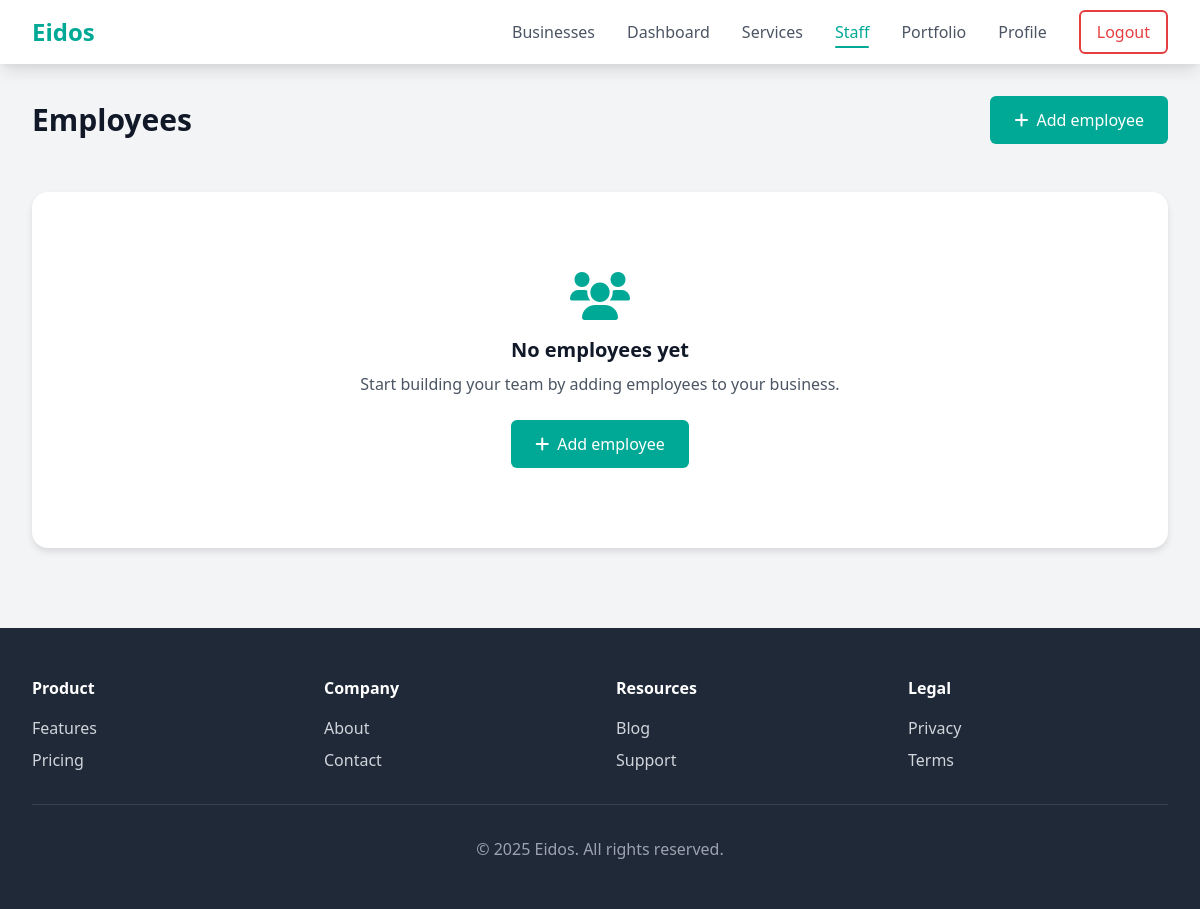
Page /business/dashboard/employees/ (signed in) on the earlier database version.
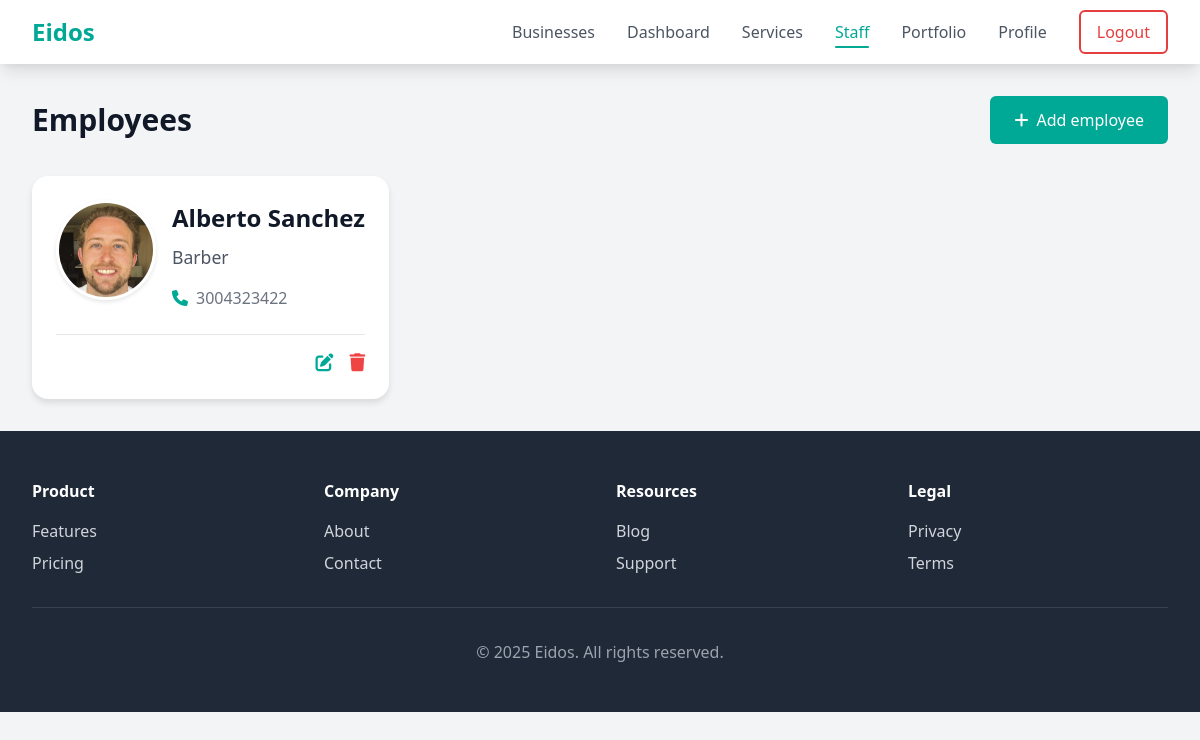
Same page on the later database version.
### business/models.py (models this page shows, shortened)
class Employee(models.Model):
    business = models.ForeignKey(BusinessAccount, on_delete=models.CASCADE, related_name='employees', default=get_default_business)
    name = models.CharField(max_length=100)
    photo = models.ImageField(upload_to='employees/photos/', blank=True, null=True)
    job_description = models.TextField()
    phone = models.CharField(max_length=20)

### business/views.py (the view)
# urls.py: path('dashboard/employees/', views.listEmployee, name="employee_list"),
@login_required
def listEmployee(request):
    try:
        business = BusinessAccount.objects.get(user=request.user)
    except BusinessAccount.DoesNotExist:
        messages.error(request, "Business profile not found")
        return redirect('home')
    employees = Employee.objects.filter(business=business)
    return render(request, 'employee_list.html', {'business': business, 'employees': employees})

### business/templates/employee_list.html (shortened to what this page needs)
{% extends 'base.html' %}
{% block content %}
    <div class="max-w-7xl mx-auto px-4 sm:px-6 lg:px-8 py-8">
        <div class="flex justify-between items-center mb-8">
            <h2 class="text-3xl font-bold text-gray-900">Employees</h2>
            <a href="{% url 'add_employee' %}" class="add-button">
                <i class="fas fa-plus mr-2"></i>Add employee
            </a>
        </div>
        {% if employees %}
            <div class="grid grid-cols-1 md:grid-cols-2 lg:grid-cols-3 gap-8">
                {% for employee in employees %}
                <div class="employee-card">
                    <div class="flex flex-col md:flex-row items-center md:items-start">
                        {% if employee.photo %}
                            <img src="{{ employee.photo.url }}" alt="{{ employee.name }}" class="employee-photo mb-4 md:mb-0">
                        {% else %}
                            <div class="no-image mb-4 md:mb-0">
                                <i class="fas fa-user text-3xl"></i>
                            </div>
                        {% endif %}
                        <div class="md:ml-4 text-center md:text-left employee-info">
                            <h3 class="employee-name text-gray-900">{{ employee.name }}</h3>
                            <p class="employee-job">{{ employee.job_description }}</p>
                            <div class="employee-contact text-gray-500">
                                <i class="fas fa-phone mr-2 text-primary"></i>
                                <span>{{ employee.phone }}</span>
                            </div>
                        </div>
                    </div>
                    <div class="action-buttons">
                        <a href="#" class="text-primary hover:text-primary-dark mr-4">
                            <i class="fas fa-edit text-lg"></i>
                        </a>
                        <a href="#" class="text-red-500 hover:text-red-600">
                            <i class="fas fa-trash text-lg"></i>
                        </a>
                    </div>
                </div>
                {% endfor %}
            </div>
        {% else %}
        <div class="empty-state">
            <div class="text-center">
                <i class="fas fa-users text-primary text-5xl mb-4"></i>
                <h3 class="text-xl font-bold text-gray-900 mb-2">No employees yet</h3>
                <p class="text-gray-600 mb-6">Start building your team by adding employees to your business.</p>
                <a href="{% url 'add_employee' %}" class="add-button">
                    <i class="fas fa-plus mr-2"></i>Add employee
                </a>
            </div>
        </div>
        {% endif %}
    </div>
{% endblock %}

Differences in the rows shown:
added Employee: photo (picture), name "Alberto Sanchez", job_description "Barber", phone "3004323422"
Other differences:
text no longer shown: "No employees yet Start building your team by adding employees to your business. Add employee"
